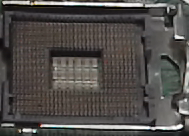
#> input picture cpu1080new.png, 189 x 136 px
$ python detectGloveV3.py
#> lines starting #> are read from the running program, lines starting #| are printed output that depends on the picture; after the words box and inside, x2 and y2 are one past the last pixel; in counts of white or black regions, pixels touching at a corner belong together
import cv2
import imutils
import numpy as np
from imutils.video import FPS
import time


def detectAndDescribe(image, descriptor):  # for finding key points and features of the key points
    gray = cv2.cvtColor(image, cv2.COLOR_BGR2GRAY)

    (keypoints, features) = descriptor.detectAndCompute(gray, None)
    keypoints = np.float32([kp.pt for kp in keypoints])

    return keypoints, features


def matchKeypoints(kpts, tKpts, f, tF, ratio=0.75):  # find keypoints that matches
    if f is None or tF is None:
        return None, None
    matcher = cv2.DescriptorMatcher_create("BruteForce")
    rawMatches = matcher.knnMatch(f, tF, 2)
    matches = []

    for match in rawMatches:
        if len(match) == 2 and match[0].distance < match[1].distance * ratio:
            matches.append((match[0].trainIdx, match[0].queryIdx))

    pts = np.float32([kpts[i] for (_, i) in matches])
    tPts = np.float32([tKpts[i] for (i, _) in matches])
    return pts, tPts


def main():
    cam = cv2.VideoCapture(0)  # video source
    cam.set(cv2.CAP_PROP_FRAME_WIDTH, 1920)  # set to full HD as it increases accuracy
    cam.set(cv2.CAP_PROP_FRAME_HEIGHT, 1080)

    sift = cv2.SIFT_create()  # create our feature finding object

    fps = FPS().start()  # start FPS tracker

    template = cv2.imread("cpu1080new.png")  # load in template
#> template is the input picture: shape (136, 189, 3); mean B, G, R 73.6, 76.4, 80
    kps, feature = detectAndDescribe(template, sift)  # find key points and features of template
#> in detectAndDescribe, `(keypoints, features) = descriptor.detectAndCompute(gray, None)`: keypoints = 174 keypoints; strongest (x, y, size): (180, 126, 3.2), (147, 128, 2.5), (34, 131, 2.3), (24, 130, 2.7)
#> in detectAndDescribe, `keypoints = np.float32([kp.pt for kp in keypoints])`: keypoints = 174 pairs, first value 2.87 to 185.8, second value 2.4 to 132.1
#> kps has the same summary as keypoints in detectAndDescribe

    delay = 0  # delay is used for knowing how many frames have we passed since motherboard was placed
    pointsX = []  # list that we use to store coordinates of key points
    pointsY = []
    corners = [(0, 0), (0, 0)]  # corners of the box we found stored in this list
    f2Use = 10  # frames to use for finding key points
    curr = 0
    timetook = []

    found = False  # boolean of whether we have a found the cpu socket

    warning = np.zeros((400, 400, 3), np.uint8)  # a warning window that would change color depending on condition

    while True:
        ret, frame = cam.read()  # get frame
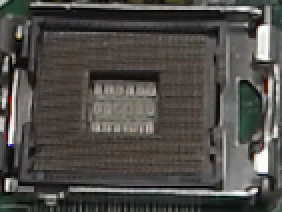
#> input picture cpu.png, 141 x 106 px, given in place of the camera (shown 2 times larger)
#> frame is the input picture: shape (106, 141, 3); mean B, G, R 73.1, 76.8, 79.6

        gray = cv2.cvtColor(frame, cv2.COLOR_BGR2GRAY)
#> gray: shape (106, 141)
        gray = 255 - gray
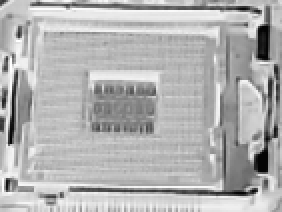
#> gray: shape (106, 141) (shown 2 times larger); min 3, max 255, mean 177.8
        ret, thresh = cv2.threshold(gray, 0, 255, cv2.THRESH_BINARY + cv2.THRESH_OTSU)
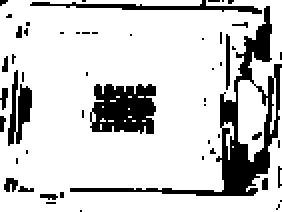
#> thresh: shape (106, 141) (shown 2 times larger); 81.2% white; 53 black regions (45 under 20 px), largest, box (x1, y1, x2, y2) and area: (35, 3, 141, 98) 1303, (45, 42, 78, 67) 651, (15, 0, 131, 7) 249
#> ret = 151
        # ret is used to determined whether a motherboard have been placed

        if ret > 135:  # increment to know how much frame passed since mb placed
            delay += 1
        elif ret < 135 and delay != 0:  # reset everything once mb was removed
            delay = 0
            pointsX = []
            pointsY = []
            corners = [(0, 0), (0, 0)]
            curr = 0
            found = False

        if 5 <= delay <= f2Use + 5:  # we collect key points after mb have been place for several frames
            if delay == 5:
                curr = time.time_ns()
            contours = cv2.findContours(thresh, cv2.RETR_EXTERNAL, cv2.CHAIN_APPROX_SIMPLE)
            contours = imutils.grab_contours(contours)
            c = max(contours, key=cv2.contourArea)
            (x, y, w, h) = cv2.boundingRect(c)
            cv2.rectangle(frame, (x, y), (x + w, y + h), 255, 5)
            sframe = frame[y:y+(h//2), int(x * 1.3):x+int(w/1.5)]  # sframe stand for smaller frame, we are assuming
            # that cpu socket would be within a general area on mb

            tKps, tFeature = detectAndDescribe(sframe, sift)  # find keypoints and features on frame

            pts, tPts = matchKeypoints(kps, tKps, feature, tFeature)  # match keypoints

            if tPts is not None:
                for p in tPts:
                    cv2.circle(sframe, (p[0], p[1]), 4, (0, 0, 255), -1)  # red circles are the key points that matched
                    pointsX.append(int(p[0]))  # store xy coordinates
                    pointsY.append(int(p[1]))

        elif delay == f2Use + 6 and len(pointsX) != 0 and len(pointsY) != 0:  # find box at this specific frame
            # we are assuming that the board wouldn't move once placed
            contours = cv2.findContours(thresh, cv2.RETR_EXTERNAL, cv2.CHAIN_APPROX_SIMPLE)
            contours = imutils.grab_contours(contours)
            c = max(contours, key=cv2.contourArea)
            (X, Y, w, h) = cv2.boundingRect(c)

            x = np.array(pointsX)  # convert points recorded to np array
            y = np.array(pointsY)
            x = x[abs(x - np.mean(x)) < (1.5 * np.std(x))]  # only keep data within certain standard deviation
            y = y[abs(y - np.mean(y)) < (1.5 * np.std(y))]

            corners = [(x.min() + int(X * 1.3), y.min() + Y), (x.max() + int(X * 1.3), y.max() + Y)]  # find corners pos
            # print(corners)

            found = True  # set that we found the box

            timetook.append((time.time_ns() - curr)/(10**9))

        if found:
            cpuF = frame[corners[0][1]:corners[1][1], corners[0][0]:corners[1][0]]  # crop a frame for the cpu box found

            area = cpuF.shape[0] * cpuF.shape[1]  # amount of pixels in box as "area"

            cv2.rectangle(frame, corners[0], corners[1], 255, 2)  # draw on main frame

            if cpuF is not None:
                cv2.imshow("cpuF", cpuF)

            # now we draw two more frames, one showing the orange in the frame and black in frame
            # orange is used to detect gloves getting into the frame, and black for whether cover closed
            orange = cv2.inRange(cpuF, np.array([10, 20, 110], dtype="uint8"), np.array([80, 120, 250], dtype="uint8"))
            black = cv2.inRange(cpuF, np.array([0, 0, 0], dtype="uint8"), np.array([32, 32, 32], dtype="uint8"))
            # white = cv2.inRange(cpuF, np.array([90, 90, 90], dtype="uint8"), np.array([255, 255, 255], dtype="uint8"))

            cv2.imshow("orange", orange)
            cv2.imshow("black", black)

            pBlack = cv2.countNonZero(black)/area
            pOrange = cv2.countNonZero(orange)/area
            # pWhite = cv2.countNonZero(white)/area

            # show the percentage each color takes up
            # print("Percent black: %.3f; Percent orange: %.3f" % (pBlack, pOrange))
            # print("Percent black: %.3f; Percent orange: %.3f; Percent white: %.3f" % (pBlack, pOrange, pWhite))

            # if the color covers certain percentage then perform certain actions
            if pBlack > .3:  # if more than 30% black then assume lid closed, so we stop checking as if nothing found
                found = False
            if pOrange > .02:  # if more than 2% orange then show warning, in this case the warning frame is red
                warning[:, :] = (0, 0, 255)
                print("warning")
            else:  # else warning frame is green
                warning[:, :] = (0, 255, 0)

        fps.update()
        fps.stop()

        show = cv2.resize(frame, (1280, 720))
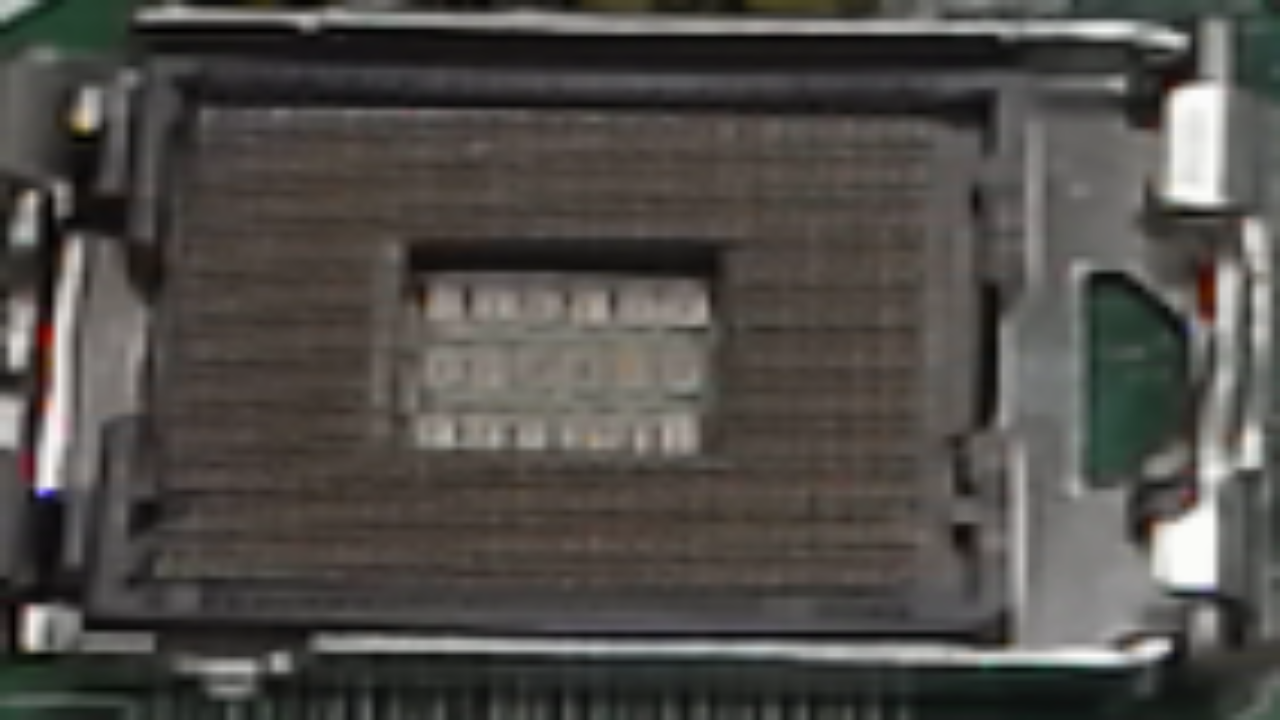
#> show: shape (720, 1280, 3); mean B, G, R 72.9, 76.7, 79.5
        cv2.putText(show, "FPS: " + "{:.2f}".format(fps.fps()), (10, 20), cv2.FONT_HERSHEY_SIMPLEX, 0.6, (0, 0, 255),
                    2)
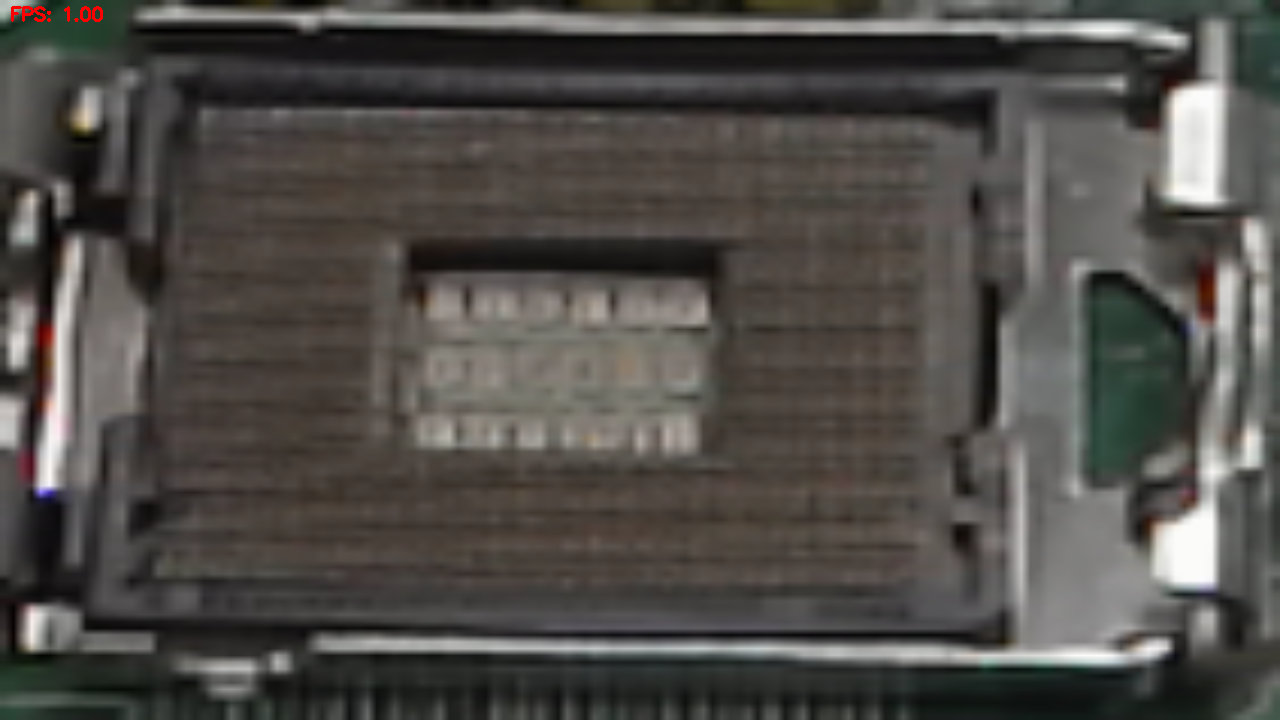
#> show: shape (720, 1280, 3); 0.06% of pixels changed, all inside (x1, y1, x2, y2) = (11, 6, 103, 22)
        cv2.imshow("warning", warning)
        cv2.imshow("frame", show)
        # cv2.imshow("gray", gray)

        if cv2.waitKey(1) & 0xFF == ord('q'):
#> (key q is pressed here)
            break
        # elif cv2.waitKey(1) & 0xFF == ord('s'):
        # print(str(ret))

    cam.release()
    cv2.destroyAllWindows()
#> (the run stopped early here; a loop or call above may not have finished)
